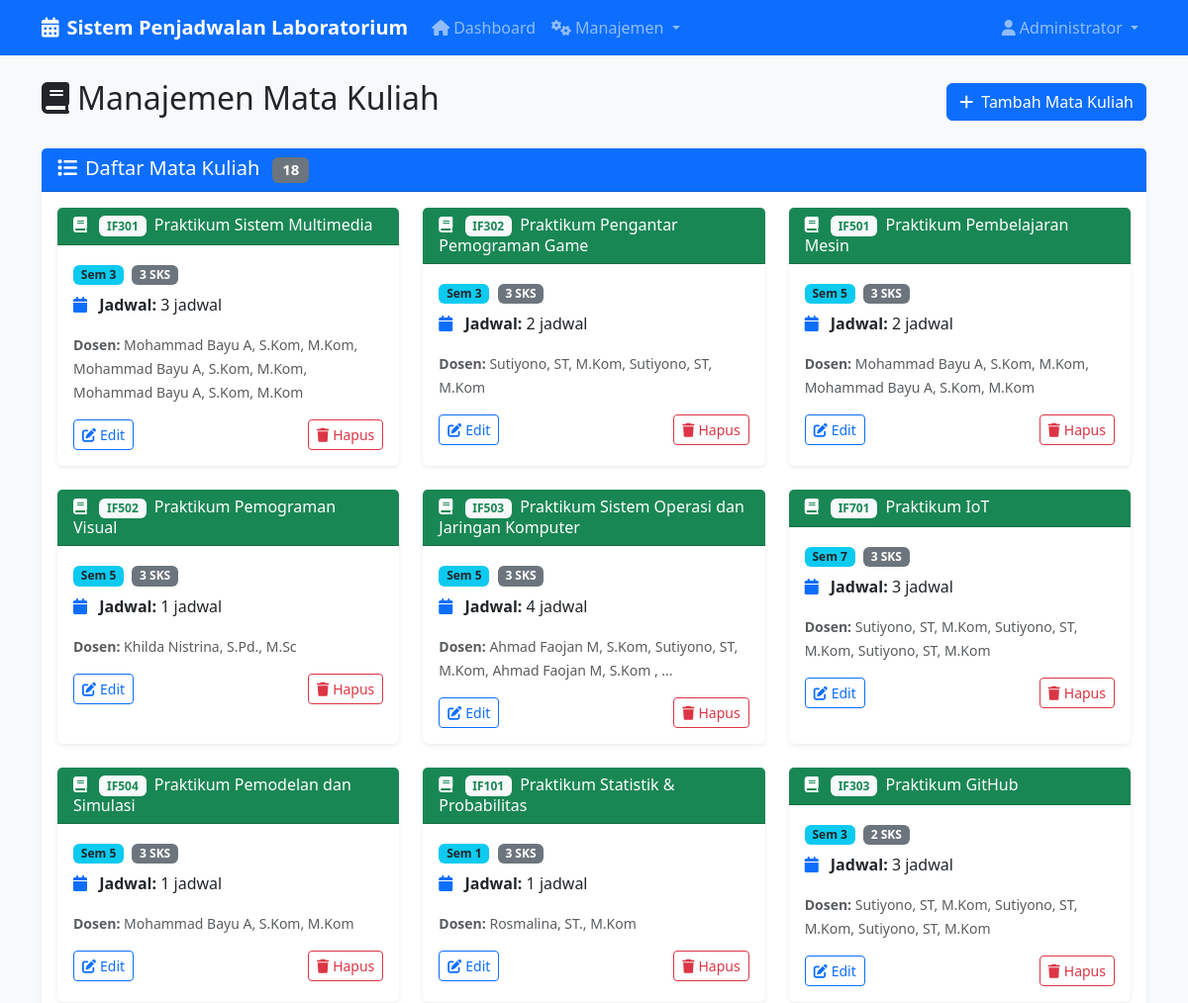
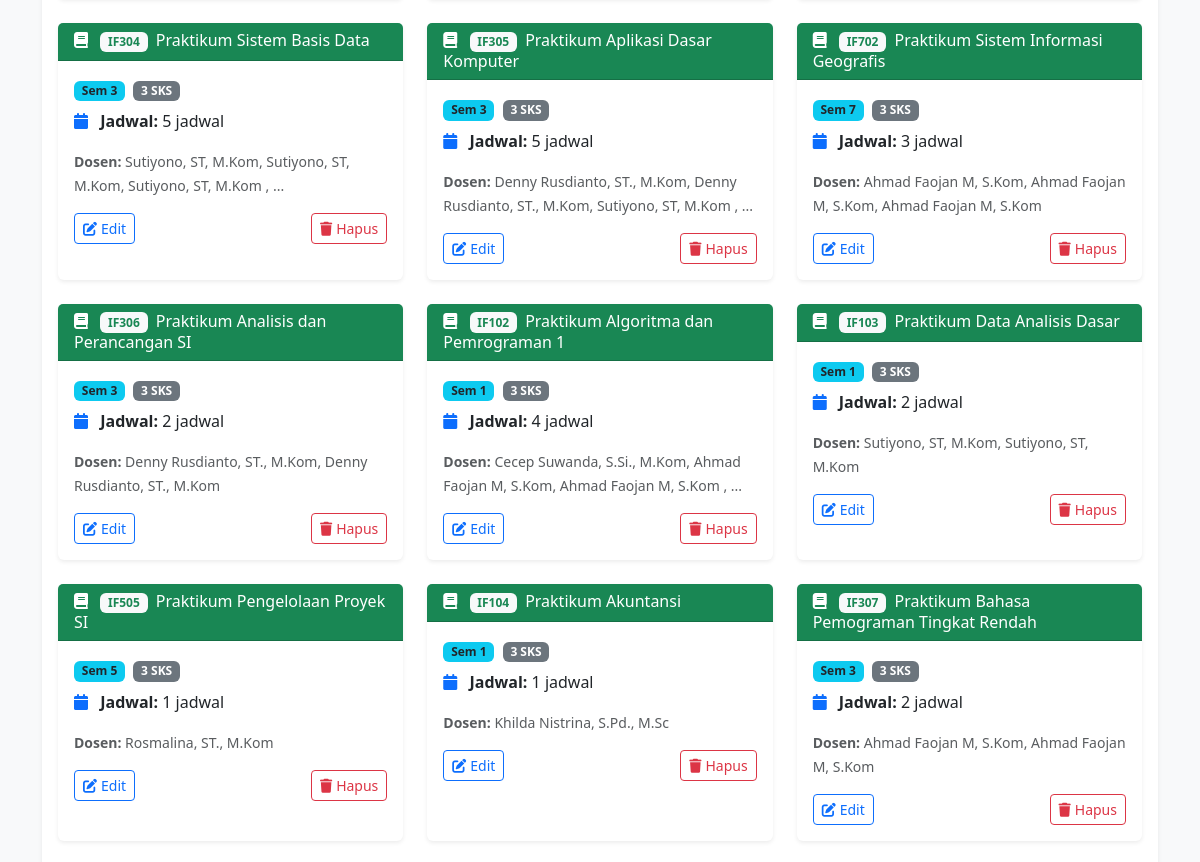
The app's page /courses (signed in, upper part), older data (2 pictures, top to bottom).
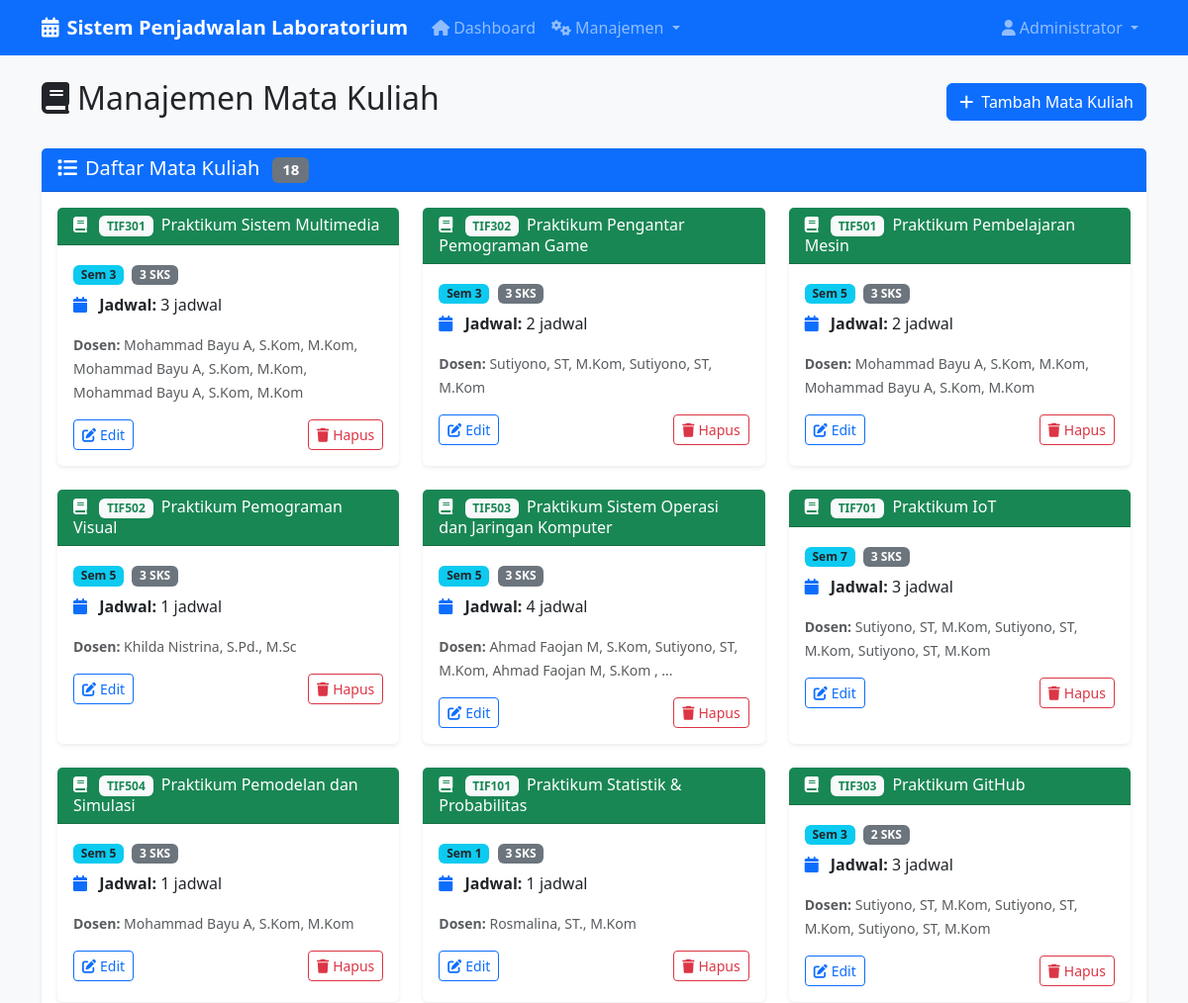
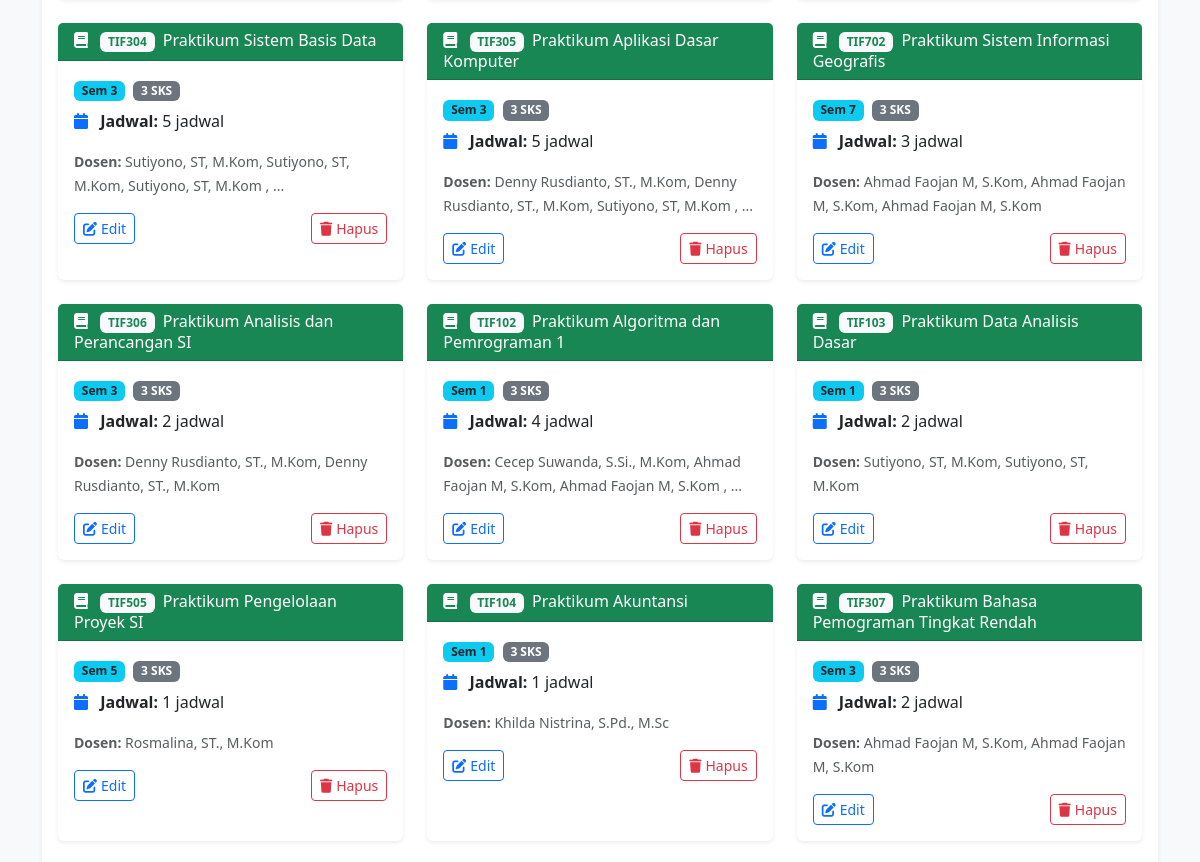
The same page, newer data (2 pictures, top to bottom).
### app.py (models this page shows)
class Course(db.Model):
    id = db.Column(db.Integer, primary_key=True)
    code = db.Column(db.String(20), unique=True, nullable=False)
    course_name = db.Column(db.String(100), nullable=False)
    semester = db.Column(db.Integer, nullable=False)  # 1-8
    sks = db.Column(db.Integer, nullable=False)  # 1-4
    schedules = db.relationship('Schedule', backref='course', lazy=True)

### app.py (the view)
@app.route('/courses')
@role_required('admin', 'staff')
def courses():
    courses = Course.query.all()
    return render_template('courses.html', courses=courses)

### app.py (called while the page is built)
def role_required(*roles):
    def decorator(f):
        from functools import wraps
        @wraps(f)
        def decorated_function(*args, **kwargs):
            if 'user_id' not in session:
                flash('Silakan login terlebih dahulu', 'danger')
                return redirect(url_for('login'))
            user = User.query.get(session['user_id'])
            if user.role not in roles:
                flash('Anda tidak memiliki akses ke halaman ini', 'danger')
                return redirect(url_for('dashboard'))
            return f(*args, **kwargs)
        return decorated_function
    return decorator

### templates/courses.html (shortened to what this page needs)
{% extends "base.html" %}
{% block content %}
<div class="row">
    <div class="col-12">
        <div class="d-flex justify-content-between align-items-center mb-4">
            <h2><i class="fas fa-book me-2"></i>Manajemen Mata Kuliah</h2>
            <a href="{{ url_for('add_course') }}" class="btn btn-primary">
                <i class="fas fa-plus me-2"></i>Tambah Mata Kuliah
            </a>
        </div>
    </div>
</div>
<div class="row">
    <div class="col-12">
        <div class="card">
            <div class="card-header">
                <h5 class="mb-0">
                    <i class="fas fa-list me-2"></i>Daftar Mata Kuliah
                    <span class="badge bg-secondary ms-2">{{ courses|length }}</span>
                </h5>
            </div>
            <div class="card-body">
                {% if courses %}
                <div class="row">
                    {% for course in courses %}
                    <div class="col-md-6 col-lg-4 mb-4">
                        <div class="card h-100">
                            <div class="card-header bg-success text-white">
                                <h6 class="mb-0">
                                    <i class="fas fa-book me-2"></i>
                                    <span class="badge bg-light text-success me-1">{{ course.code }}</span>
                                    {{ course.course_name }}
                                </h6>
                            </div>
                            <div class="card-body">
                                <div class="mb-2">
                                    <span class="badge bg-info text-dark me-1">Sem {{ course.semester }}</span>
                                    <span class="badge bg-secondary">{{ course.sks }} SKS</span>
                                </div>
                                <div class="mb-3">
                                    {% set schedule_count = course.schedules|length %}
                                    <i class="fas fa-calendar me-2 text-primary"></i>
                                    <strong>Jadwal:</strong> {{ schedule_count }} jadwal
                                </div>
                                {% if schedule_count > 0 %}
                                <div class="mb-3">
                                    <small class="text-muted">
                                        <strong>Dosen:</strong>
                                        {% for schedule in course.schedules[:3] %}
                                        {{ schedule.lecturer.full_name }}{% if not loop.last %}, {% endif %}
                                        {% endfor %}
                                        {% if course.schedules|length > 3 %}, ...{% endif %}
                                    </small>
                                </div>
                                {% endif %}
                                <div class="d-flex justify-content-between">
                                    <a href="{{ url_for('edit_course', id=course.id) }}"
                                        class="btn btn-sm btn-outline-primary">
                                        <i class="fas fa-edit me-1"></i>Edit
                                    </a>
                                    <a href="{{ url_for('delete_course', id=course.id) }}"
                                        class="btn btn-sm btn-outline-danger"
                                        onclick="return confirm('Apakah Anda yakin ingin menghapus mata kuliah {{ course.course_name }}?')">
                                        <i class="fas fa-trash me-1"></i>Hapus
                                    </a>
                                </div>
                            </div>
                        </div>
                    </div>
                    {% endfor %}
                </div>
                {% endif %}
            </div>
        </div>
    </div>
</div>
{% endblock %}

Row changes from the older to the newer data that the page shows:
changed Course "Praktikum Sistem Multimedia": code "IF301" → "TIF301"
changed Course "Praktikum Pengantar Pemograman Game": code "IF302" → "TIF302"
changed Course "Praktikum Pembelajaran Mesin": code "IF501" → "TIF501"
changed Course "Praktikum Pemograman Visual": code "IF502" → "TIF502"
changed Course "Praktikum Sistem Operasi dan Jaringan Komputer": code "IF503" → "TIF503"
changed Course "Praktikum IoT": code "IF701" → "TIF701"
changed Course "Praktikum Pemodelan dan Simulasi": code "IF504" → "TIF504"
changed Course "Praktikum Statistik & Probabilitas": code "IF101" → "TIF101"
changed Course "Praktikum GitHub": code "IF303" → "TIF303"
changed Course "Praktikum Sistem Basis Data": code "IF304" → "TIF304"
changed Course "Praktikum Aplikasi Dasar Komputer": code "IF305" → "TIF305"
changed Course "Praktikum Sistem Informasi Geografis": code "IF702" → "TIF702"
changed Course "Praktikum Analisis dan Perancangan SI": code "IF306" → "TIF306"
changed Course "Praktikum Algoritma dan Pemrograman 1": code "IF102" → "TIF102"
changed Course "Praktikum Data Analisis Dasar": code "IF103" → "TIF103"
changed Course "Praktikum Pengelolaan Proyek SI": code "IF505" → "TIF505"
changed Course "Praktikum Akuntansi": code "IF104" → "TIF104"
changed Course "Praktikum Bahasa Pemograman Tingkat Rendah": code "IF307" → "TIF307"
